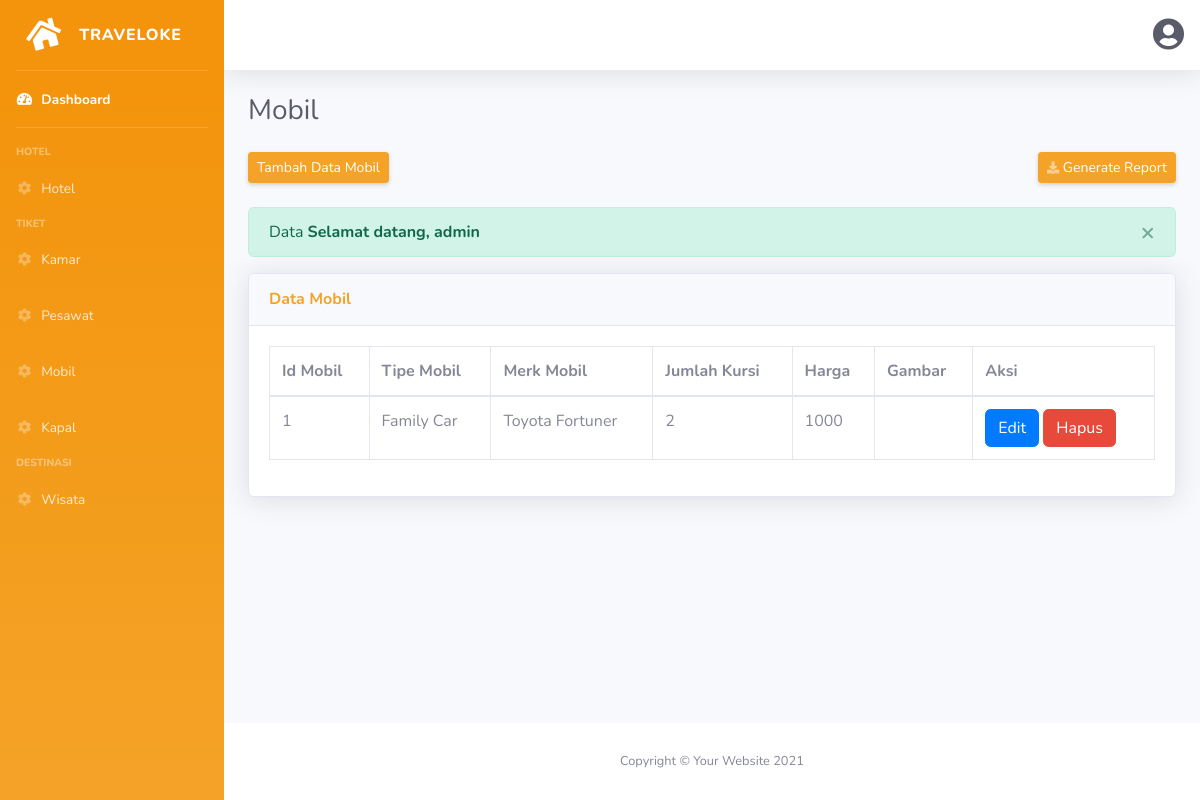
Before: /cars (signed in) with the older database file.
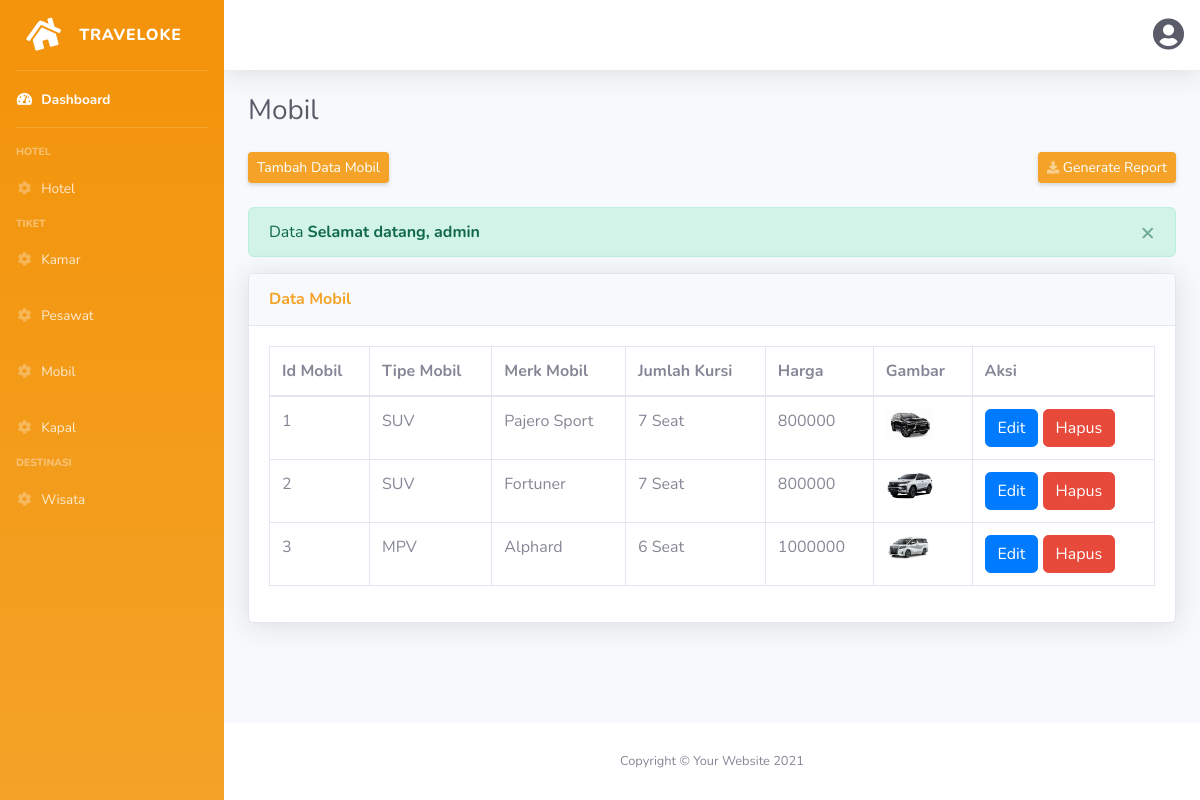
After: the same page with the newer database file.
### tables this page shows
CREATE TABLE `mobil` (
  `id_mobil` int(11) NOT NULL,
  `tipe_mobil` varchar(255) NOT NULL,
  `merk_mobil` varchar(255) NOT NULL,
  `jumlah_kursi` varchar(255) NOT NULL,
  `harga` int(11) NOT NULL,
  `image` varchar(255) NOT NULL
);

### app/core/Controller.php (called while the page is built, shortened)
<?php
class Controller {
    public function view($view, $data = [])
    {
        require_once '../app/views/' . $view . '.php';
    }
    public function model($model)
    {
        return new $model;
    }
}

### app/core/App.php (called while the page is built, shortened)
<?php
class App {
    protected $method = 'index';
    protected $params = [];
    public function __construct()
    {
        $this->controller = new $this->controller;
        call_user_func_array([$this->controller, $this->method], $this->params);
    }
}

### public/index.php (called while the page is built, shortened)
<?php
$app = new App;

### app/core/Database.php (called while the page is built, shortened)
<?php
class Database {
    private $host = DB_HOST;
    private $user = DB_USER;
    private $pass = DB_PASS;
    private $db_name = DB_NAME;
    private $dbh;
    private $stmt;
    public function __construct()
    {
        $dsn = 'mysql:host=' . $this->host . ';dbname=' . $this->db_name;
        $option = [
            PDO::ATTR_PERSISTENT => true,
            PDO::ATTR_ERRMODE => PDO::ERRMODE_EXCEPTION
        ];
        try {
            $this->dbh = new PDO($dsn, $this->user, $this->pass, $option);
        } catch(PDOException $e) {
            die($e->getMessage());
        }
    }
    public function query($query)
    {
        $this->stmt = $this->dbh->prepare($query);
    }
    public function bind($param, $value, $type = null)
    {
        if( is_null($type) ) {
            switch( true ) {
                case is_int($value) :
                    $type = PDO::PARAM_INT;
                    break;
            }
        }
        $this->stmt->bindValue($param, $value, $type);
    }
    public function execute()
    {
        $this->stmt->execute();
    }
    public function resultSet()
    {
        $this->execute();
        return $this->stmt->fetchAll(PDO::FETCH_ASSOC);
    }
}

### app/models/Cars_model.php (called while the page is built, shortened)
<?php
class Cars_model
{
	private $db;
	private $table = 'mobil';
	public function __construct()
	{
		$this->db = new Database;
	}
	public function getAllCars()
	{
		$this->db->query("SELECT * FROM {$this->table}");
		return $this->db->resultSet();
	}
}

### app/views/cars/index.php (the view, shortened to what the changed rows need)
<body id="page-top">
  <div id="wrapper">
    <div id="content-wrapper" class="d-flex flex-column">
      <div id="content">
        <div class="container-fluid">
          <h1 class="h3 mb-0 text-gray-800">Mobil</h1>
          <div class="card shadow mb-4">
            <div class="card-body">
              <div class="table-responsive">
                <table class="table table-bordered" id="dataTable" width="100%" cellspacing="0">
                  <thead>
                    <tr>
                      <th>Id Mobil</th>
                      <th>Tipe Mobil</th>
                      <th>Merk Mobil</th>
                      <th>Jumlah Kursi</th>
                      <th>Harga</th>
                      <th>Gambar</th>
                      <th>Aksi</th>
                    </tr>
                  </thead>
                  <tbody>
                    <?php foreach ($data['res']['cars'] as $cars) : ?>
                      <tr>
                        <td><?= $cars['id_mobil']; ?></td>
                        <td><?= $cars['tipe_mobil']; ?></td>
                        <td><?= $cars['merk_mobil']; ?></td>
                        <td><?= $cars['jumlah_kursi']; ?></td>
                        <td><?= $cars['harga']; ?></td>
                        <td><img src="<?= BASEURL; ?>/public/img/<?= $cars['image']; ?>" alt="" width="48"></td>
                        <td><a href="<?= BASEURL; ?>/cars/edit/<?= $cars['id_mobil']; ?>" class="btn btn-blue" data-toggle="modal" data-target="#editModal<?= $cars['id_mobil']; ?>">Edit</a> <a href="<?= BASEURL; ?>/cars/delete/<?= $cars['id_mobil']; ?>" class="btn btn-danger">Hapus</a></td>
                      </tr>
                    <?php endforeach; ?>
                  </tbody>
                </table>
              </div>
            </div>
          </div>
        </div>
      </div>
    </div>
  </div>

Changed rows visible on the page:
changed mobil id 1: tipe_mobil "Family Car" → "SUV"; merk_mobil "Toyota Fortuner" → "Pajero Sport"; jumlah_kursi "2" → "7 Seat"; harga "1000" → "800000"; image: picture added
added mobil: id_mobil "2", tipe_mobil "SUV", merk_mobil "Fortuner", jumlah_kursi "7 Seat", harga "800000", image (picture)
added mobil: id_mobil "3", tipe_mobil "MPV", merk_mobil "Alphard", jumlah_kursi "6 Seat", harga "1000000", image (picture)
